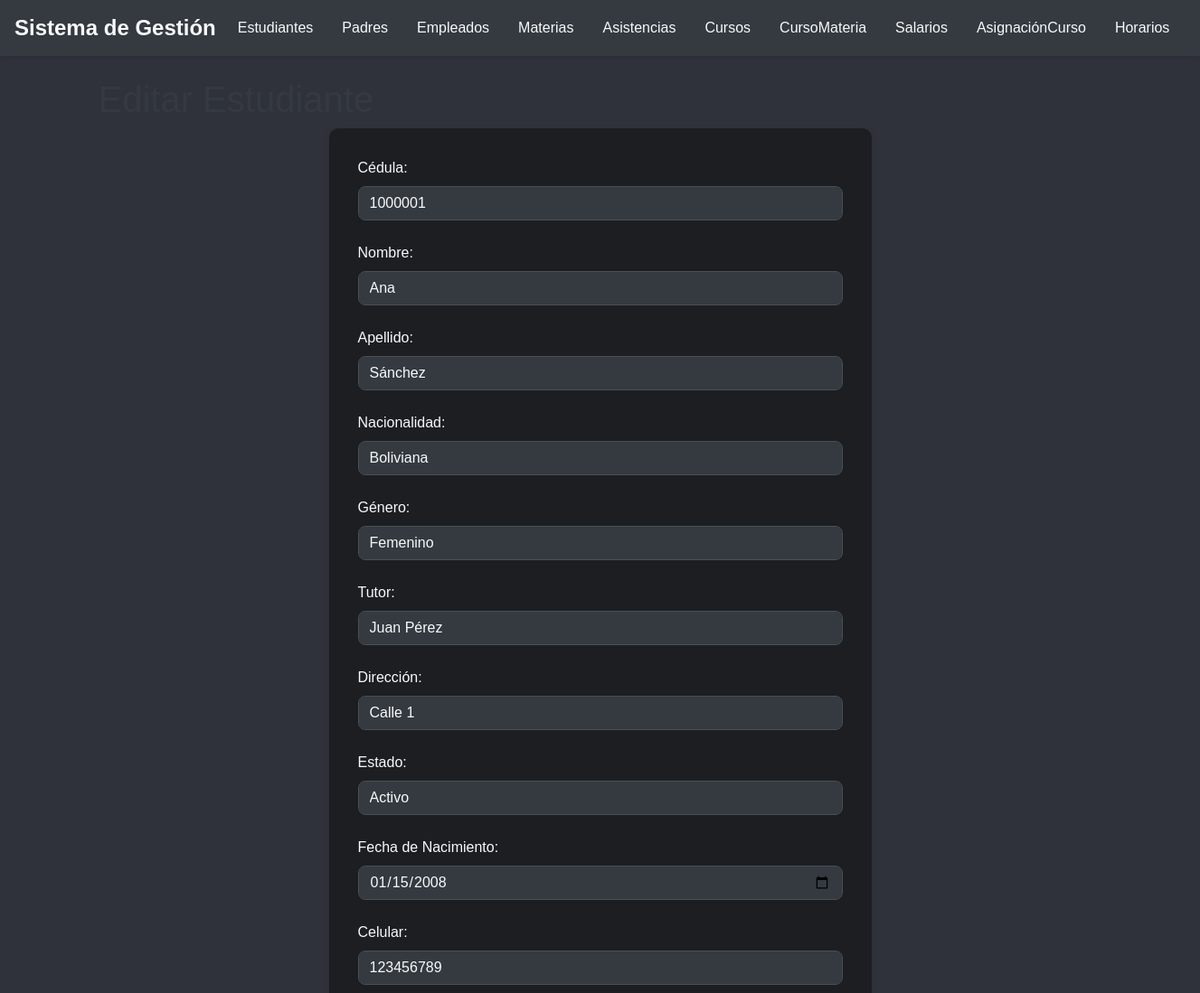
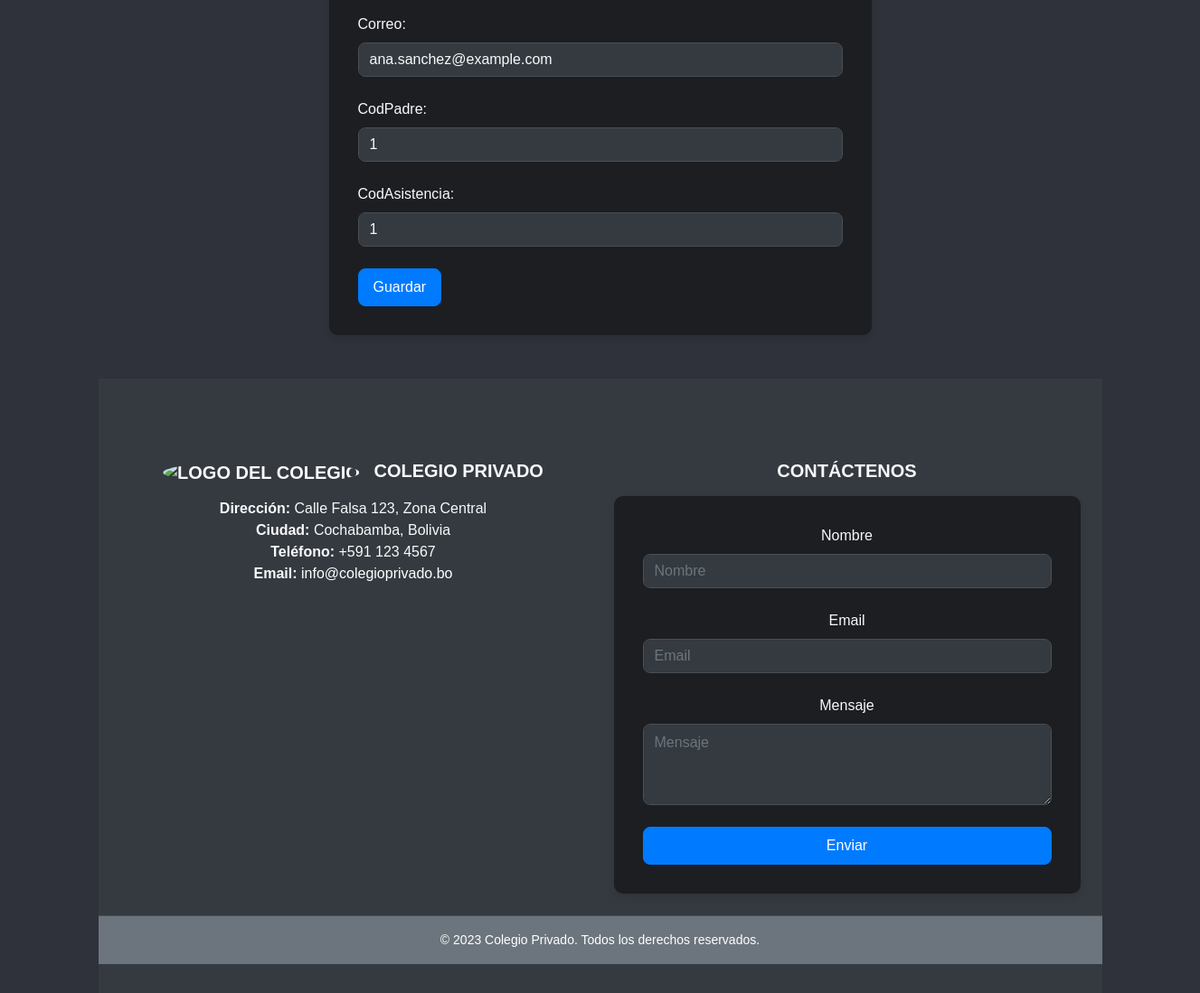
Page /estudiante/editar.php?id=1 on the committed database (2 pictures, top to bottom).
### tables this page shows
CREATE TABLE ESTUDIANTE
(
    codEstudiante      INT AUTO_INCREMENT,
    cedulaIdEstudiante VARCHAR(15) NOT NULL,
    nombre             VARCHAR(45) NOT NULL,
    apellido           VARCHAR(45) NOT NULL,
    nacionalidad       VARCHAR(45),
    genero             VARCHAR(45),
    tutor              VARCHAR(45),
    direccion          VARCHAR(100),
    estado             VARCHAR(45),
    fechaNacimiento    DATE,
    celular            VARCHAR(15),
    correo             VARCHAR(45),
    codPadre           INT,
    codAsistencia      INT,
    CONSTRAINT PK_ESTUDIANTE PRIMARY KEY (codEstudiante),
    CONSTRAINT FK_ESTUDIANTE_PADRE FOREIGN KEY (codPadre) REFERENCES PADRE (codPadre),
    CONSTRAINT FK_ESTUDIANTE_ASISTENCIA FOREIGN KEY (codAsistencia) REFERENCES ASISTENCIA (codAsistencia)
);

### estudiante/editar.php (the view, shortened to what this page needs)
<?php
include '../conexion.php';
if ($_SERVER["REQUEST_METHOD"] == "POST") {
    $codEstudiante = $_POST["codEstudiante"];
    $cedulaIdEstudiante = $_POST["cedulaIdEstudiante"];
    $nombre = $_POST["nombre"];
    $apellido = $_POST["apellido"];
    $nacionalidad = $_POST["nacionalidad"];
    $genero = $_POST["genero"];
    $tutor = $_POST["tutor"];
    $direccion = $_POST["direccion"];
    $estado = $_POST["estado"];
    $fechaNacimiento = $_POST["fechaNacimiento"];
    $celular = $_POST["celular"];
    $correo = $_POST["correo"];
    $sql = "UPDATE ESTUDIANTE SET
            cedulaIdEstudiante='$cedulaIdEstudiante',
            nombre='$nombre',
            apellido='$apellido',
            nacionalidad='$nacionalidad',
            genero='$genero',
            tutor='$tutor',
            direccion='$direccion',
            estado='$estado',
            fechaNacimiento='$fechaNacimiento',
            celular='$celular',
            correo='$correo',
            codPadre='$codPadre',
            codAsistencia='$codAsistencia'
            WHERE codEstudiante='$codEstudiante'";
    if ($conexion->query($sql) === TRUE) {
        echo "Registro actualizado correctamente";
    } else {
        echo "Error actualizando registro: " . $conexion->error;
    }
    $conexion->close();
    header("Location: index.php");
    exit();
} else {
    $codEstudiante = $_GET["id"];
    $sql = "SELECT * FROM ESTUDIANTE WHERE codEstudiante='$codEstudiante'";
    $result = $conexion->query($sql);
    $row = $result->fetch_assoc();
}
include '../header.php';
?>
<h1>Editar Estudiante</h1>
<form method="post" action="<?php echo htmlspecialchars($_SERVER["PHP_SELF"]);?>">
    <div class="form-group">
        <label for="cedulaIdEstudiante">Cédula:</label>
        <input type="text" class="form-control" id="cedulaIdEstudiante" name="cedulaIdEstudiante" value="<?php echo $row["cedulaIdEstudiante"];?>">
    </div>
    <div class="form-group">
        <label for="nombre">Nombre:</label>
        <input type="text" class="form-control" id="nombre" name="nombre" value="<?php echo $row["nombre"];?>">
    </div>
    <div class="form-group">
        <label for="apellido">Apellido:</label>
        <input type="text" class="form-control" id="apellido" name="apellido" value="<?php echo $row["apellido"];?>">
    </div>
    <div class="form-group">
        <label for="nacionalidad">Nacionalidad:</label>
        <input type="text" class="form-control" id="nacionalidad" name="nacionalidad" value="<?php echo $row["nacionalidad"];?>">
    </div>
    <div class="form-group">
        <label for="genero">Género:</label>
        <input type="text" class="form-control" id="genero" name="genero" value="<?php echo $row["genero"];?>">
    </div>
    <div class="form-group">
        <label for="tutor">Tutor:</label>
        <input type="text" class="form-control" id="tutor" name="tutor" value="<?php echo $row["tutor"];?>">
    </div>
    <div class="form-group">
        <label for="direccion">Dirección:</label>
        <input type="text" class="form-control" id="direccion" name="direccion" value="<?php echo $row["direccion"];?>">
    </div>
    <div class="form-group">
        <label for="estado">Estado:</label>
        <input type="text" class="form-control" id="estado" name="estado" value="<?php echo $row["estado"];?>">
    </div>
    <div class="form-group">
        <label for="fechaNacimiento">Fecha de Nacimiento:</label>
        <input type="date" class="form-control" id="fechaNacimiento" name="fechaNacimiento" value="<?php echo $row["fechaNacimiento"];?>">
    </div>
    <div class="form-group">
        <label for="celular">Celular:</label>
        <input type="text" class="form-control" id="celular" name="celular" value="<?php echo $row["celular"];?>">
    </div>
    <div class="form-group">
        <label for="correo">Correo:</label>
        <input type="email" class="form-control" id="correo" name="correo" value="<?php echo $row["correo"];?>">
    </div>
    <div class="form-group">
        <label for="codPadre">CodPadre:</label>
        <input type="text" class="form-control" id="codPadre" name="codPadre" value="<?php echo $row["codPadre"];?>">
    </div>
    <div class="form-group">
        <label for="codAsistencia">CodAsistencia:</label>
        <input type="text" class="form-control" id="codAsistencia" name="codAsistencia" value="<?php echo $row["codAsistencia"];?>">
    </div>
    <button type="submit" class="btn btn-primary">Guardar</button>
</form>
<?php
include '../footer.php';
?>

### css/styles.css (style rules this page uses)
body { font-family: Arial, sans-serif; margin: 0; background-color: #2f323a; }
h1 { color: #343a40; }
form { width: 100%; max-width: 600px; margin: auto; background-color: #1c1e22; padding: 2rem; border-radius: 10px; box-shadow: 0 4px 8px rgba(0, 0, 0, 0.1); color: #f8f9fa; }
.form-group { margin-bottom: 1.5rem; }
.form-control { display: block; width: 100%; padding: 0.5rem 0.75rem; font-size: 1rem; line-height: 1.5; color: #f8f9fa; background-color: #343a40; background-clip: padding-box; border: 1px solid #495057; border-radius: 0.5rem; transition: border-color 0.15s ease-in-out, box-shadow 0.15s ease-in-out; }
.btn-primary { color: #fff; background-color: #007bff; border-color: #007bff; padding: 0.5rem 1rem; border-radius: 0.5rem; transition: background-color 0.3s ease-in-out, border-color 0.3s ease-in-out; }

### rows in the picture
estudiante: cedulaIdEstudiante "1000001", nombre "Ana", apellido "Sánchez", nacionalidad "Boliviana", genero "Femenino", tutor "Juan Pérez", direccion "Calle 1", estado "Activo", fechaNacimiento "01/15/2008", celular "123456789", correo "ana.sanchez@example.com", codPadre "1", codAsistencia "1"
